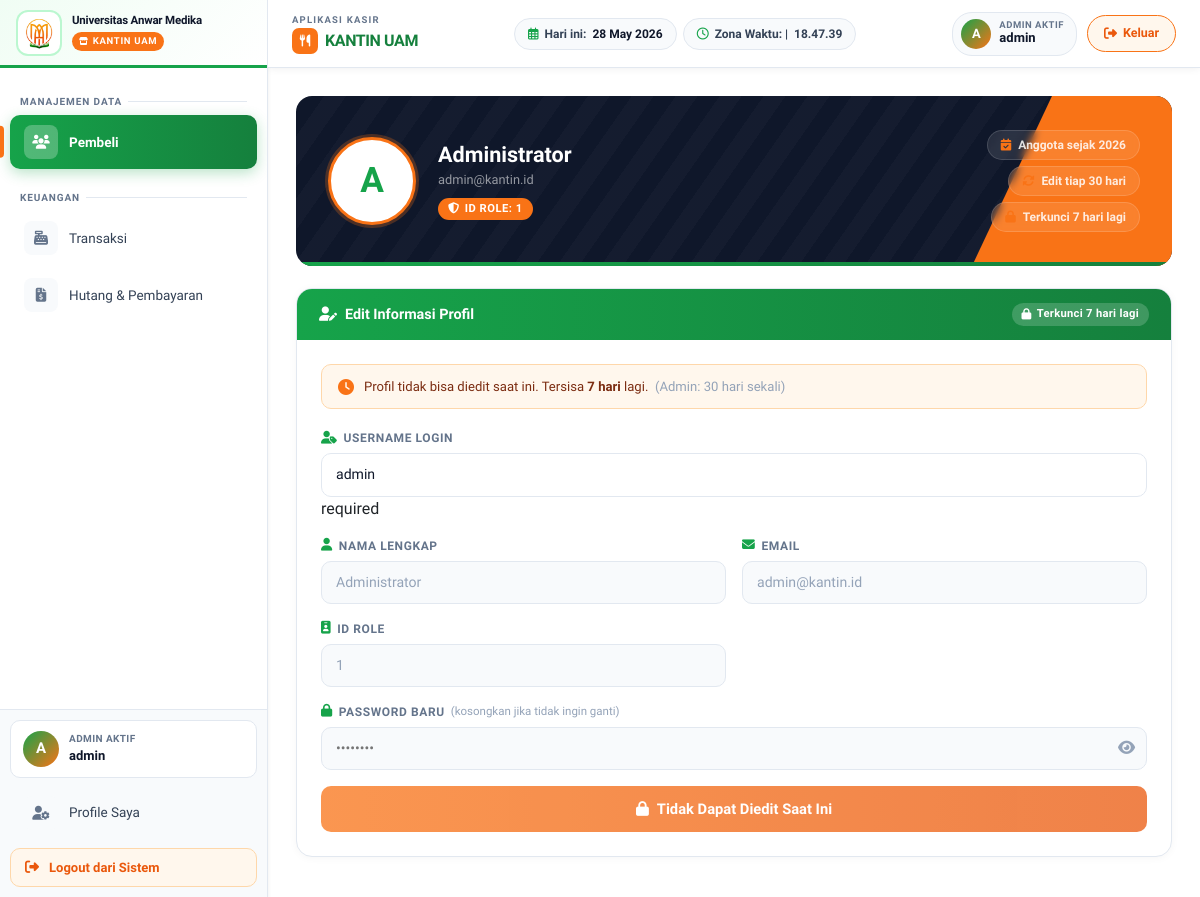
/account/profile.php (signed in), run on the app's committed database.
### tables this page shows
CREATE TABLE `users` (
  `id` int UNSIGNED NOT NULL,
  `id_role` tinyint UNSIGNED NOT NULL DEFAULT '2',
  `username` varchar(60) NOT NULL,
  `namalengkap` varchar(120) NOT NULL,
  `email` varchar(120) NOT NULL,
  `password` varchar(255) NOT NULL,
  `foto` varchar(255) DEFAULT NULL,
  `telepon` varchar(20) DEFAULT NULL,
  `created_at` datetime NOT NULL DEFAULT CURRENT_TIMESTAMP,
  `updated_at` datetime DEFAULT NULL ON UPDATE CURRENT_TIMESTAMP
);

### account/profile.php (the view, shortened to what this page needs)
<?php
require '../config/config.php';
$user_id    = $_SESSION['currentUser']['id'];
$q    = mysqli_query($conn, "SELECT * FROM users WHERE id = '$user_id'");
$user = mysqli_fetch_assoc($q);
$role_id    = $user['id_role'];
$batas_hari = ($role_id == 1) ? 30 : 7;
$bisa_edit  = true;
$sisa_hari  = 0;
if ($user['updated_at']) {
    $diff = (strtotime(date('Y-m-d H:i:s')) - strtotime($user['updated_at'])) / 86400;
    if ($diff < $batas_hari) {
        $bisa_edit = false;
        $sisa_hari = ceil($batas_hari - $diff);
    }
}
$inisial = strtoupper(substr($user['namalengkap'] ?? $user['username'], 0, 1));
?>
<!DOCTYPE html>
<html lang="id">
<head>
    <link href="https://cdn.jsdelivr.net/npm/bootstrap@5.3.0/dist/css/bootstrap.min.css" rel="stylesheet">
    <link rel="stylesheet" href="https://cdnjs.cloudflare.com/ajax/libs/font-awesome/6.5.0/css/all.min.css">
</head>
<body>
<div class="wrapper-utama">
    <?php include '../assets/sidebar.php'; ?>
    <div class="area-konten-kanan">
        <?php include '../assets/navbar.php'; ?>
        <div class="main-scroll">
            <div class="profile-hero">
                <div class="hero-stripe"></div>
                <div class="hero-accent"></div>
                <div class="hero-green-bar"></div>
                <div class="hero-content">
                    <form method="POST" enctype="multipart/form-data" id="formFotoHero" style="display:contents;">
                        <div class="foto-ring"
                             onclick="<?= $bisa_edit ? "document.getElementById('fotoInputHero').click()" : '' ?>">
                            <?php if ($user['foto'] && file_exists("uploads/" . $user['foto'])): ?>
                                <img src="uploads/<?= $user['foto'] ?>" id="prevFoto" alt="Foto">
                            <?php else: ?>
                                <div class="foto-inisial" id="prevFoto"><?= $inisial ?></div>
                            <?php endif; ?>
                        </div>
                    </form>
                    <div>
                        <div class="hero-nama"><?= htmlspecialchars($user['namalengkap'] ?? $user['username']) ?></div>
                        <div class="hero-email"><?= htmlspecialchars($user['email']) ?></div>
                        <div class="badge-role">
                            <i class="fas fa-shield-halved"></i> ID Role: <?= $user['id_role'] ?>
                        </div>
                    </div>
                    <div class="hero-stats d-none d-md-flex">
                        <div class="stat-chip">
                            <i class="fas fa-calendar-check"></i>
                            Anggota sejak <?= date('Y', strtotime($user['created_at'] ?? 'now')) ?>
                        </div>
                        <div class="stat-chip">
                            <i class="fas fa-rotate"></i>
                            Edit tiap <?= $batas_hari ?> hari
                        </div>
                        <?php if (!$bisa_edit): ?>
                        <div class="stat-chip">
                            <i class="fas fa-lock"></i>
                            Terkunci <?= $sisa_hari ?> hari lagi
                        </div>
                        <?php endif; ?>
                    </div>
                </div>
            </div>
            <div class="form-card">
                <div class="form-card-header">
                    <h6><i class="fas fa-user-pen"></i> Edit Informasi Profil</h6>
                    <?php if (!$bisa_edit): ?>
                        <span class="lock-badge"><i class="fas fa-lock"></i> Terkunci <?= $sisa_hari ?> hari lagi</span>
                    <?php else: ?>
                        <span class="unlock-badge"><i class="fas fa-unlock"></i> Bisa Diedit</span>
                    <?php endif; ?>
                </div>
                <div class="form-card-body">
                    <?php if (!$bisa_edit): ?>
                    <div class="alert-waktu">
                        <i class="fas fa-clock"></i>
                        <div>
                            Profil tidak bisa diedit saat ini. Tersisa <strong><?= $sisa_hari ?> hari</strong> lagi.&nbsp;
                            <span style="color:#94a3b8;">(<?= ($role_id == 1) ? 'Admin: 30 hari' : 'User: 7 hari' ?> sekali)</span>
                        </div>
                    </div>
                    <?php endif; ?>
                    <form method="POST" enctype="multipart/form-data">
                        <div class="field-group">
                            <div class="field-label"><i class="fas fa-user-tag"></i> Username Login</div>
                            <input type="text" name="nama"   class="field-input"
                                   value="<?= htmlspecialchars($user['username']) ?>" >
                                   <?= $bisa_edit ? 'disabled' : 'required' ?>
                        </div>
                        <div class="field-row">
                            <div class="field-group">
                                <div class="field-label"><i class="fas fa-user"></i> Nama Lengkap</div>
                                <input type="text" name="nama" class="field-input"
                                       value="<?= htmlspecialchars($user['namalengkap'] ?? '') ?>"
                                       <?= !$bisa_edit ? 'disabled' : 'required' ?>>
                            </div>
                            <div class="field-group">
                                <div class="field-label"><i class="fas fa-envelope"></i> Email</div>
                                <input type="email" name="email" class="field-input"
                                       value="<?= htmlspecialchars($user['email']) ?>"
                                       <?= !$bisa_edit ? 'disabled' : 'required' ?>>
                            </div>
                        </div>
                        <div class="field-row">
                            <div class="field-group">
                                <div class="field-label"><i class="fas fa-id-badge"></i> ID Role</div>
                                <input type="text" class="field-input readonly-field"
                                value="<?= htmlspecialchars($user['id_role']) ?>" disabled>
                            </div>
                        </div>
                        <div class="field-group">
                            <div class="field-label">
                                <i class="fas fa-lock"></i> Password Baru
                                <span style="font-weight:500;text-transform:none;letter-spacing:0;color:#94a3b8;font-size:0.72rem;">
                                    (kosongkan jika tidak ingin ganti)
                                </span>
                            </div>
                            <div class="pass-wrap">
                                <input type="password" name="password" id="passInput"
                                       class="field-input" placeholder="••••••••"
                                       <?= !$bisa_edit ? 'disabled' : '' ?>>
                                <button type="button" class="pass-toggle" onclick="togglePass()">
                                    <i class="fas fa-eye" id="eyeIcon"></i>
                                </button>
                            </div>
                        </div>
                        <button type="submit" class="btn-simpan" <?= !$bisa_edit ? 'disabled' : '' ?>>
                            <?php if ($bisa_edit): ?>
                                <i class="fas fa-floppy-disk"></i> Simpan Perubahan
                            <?php else: ?>
                                <i class="fas fa-lock"></i> Tidak Dapat Diedit Saat Ini
                            <?php endif; ?>
                        </button>
                    </form>
                </div>
            </div>
        </div>
    </div>
</div>
</body>
</html>

### assets/sidebar.php (style rules this page uses)
:root { --orange: #f97316; --orange-dark: #ea580c; --orange-soft: #fff7ed; --green: #16a34a; --green-dark: #15803d; --green-soft: #f0fdf4; --green-mid: #bbf7d0; --white: #ffffff; --black: #0f172a; --gray: #64748b; --light-bg: #f8fafc; --border: #e2e8f0; --sidebar-w: 268px; --nav-h: 68px; --font: 'Plus Jakarta Sans', sans-serif; --radius: 10px; --transition: 0.18s ease; }
* { font-family: var(--font); }

### assets/navbar.php (style rules this page uses)
:root { --orange: #f97316; --orange-dark: #ea580c; --orange-soft: #fff7ed; --green: #16a34a; --green-dark: #15803d; --white: #ffffff; --black: #0f172a; --gray: #64748b; --light-bg: #f8fafc; --border: #e2e8f0; --nav-h: 68px; --font: 'Plus Jakarta Sans', sans-serif; --transition: 0.18s ease; }
* { font-family: var(--font); }

### data on the page
users: namalengkap "A", namalengkap "Administrator", email "admin@kantin.id", id_role "1", created_at "2026", id_role "30", sisa_hari "7", nama "admin", nama "Administrator"

### other printed values
$inisial_sidebar "A"
$_SESSION['currentUser']['namarole'] "ADMIN"
$nama_petugas "admin"
$inisial_navbar "A"
$_SESSION['namarole'] "ADMIN"
